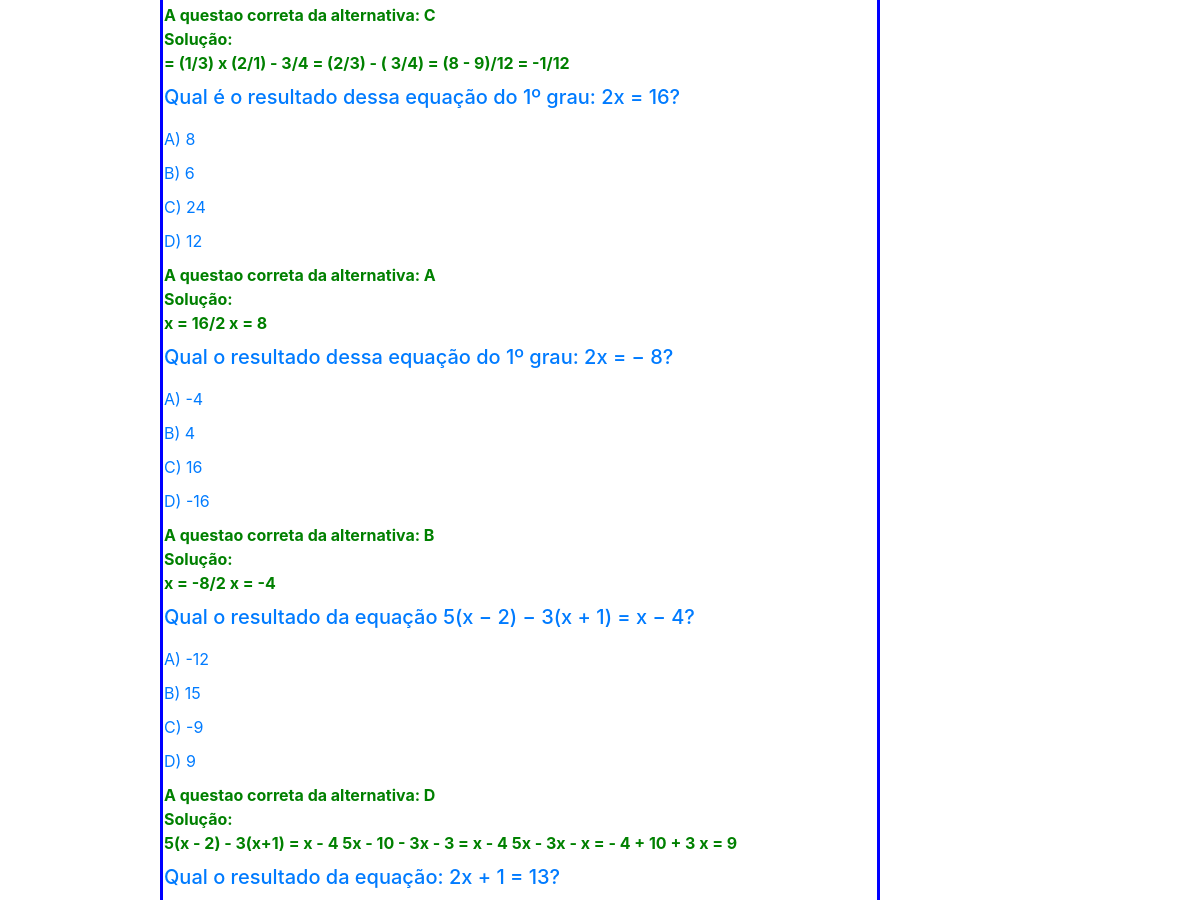
The app's page /resultado (middle part), older data.
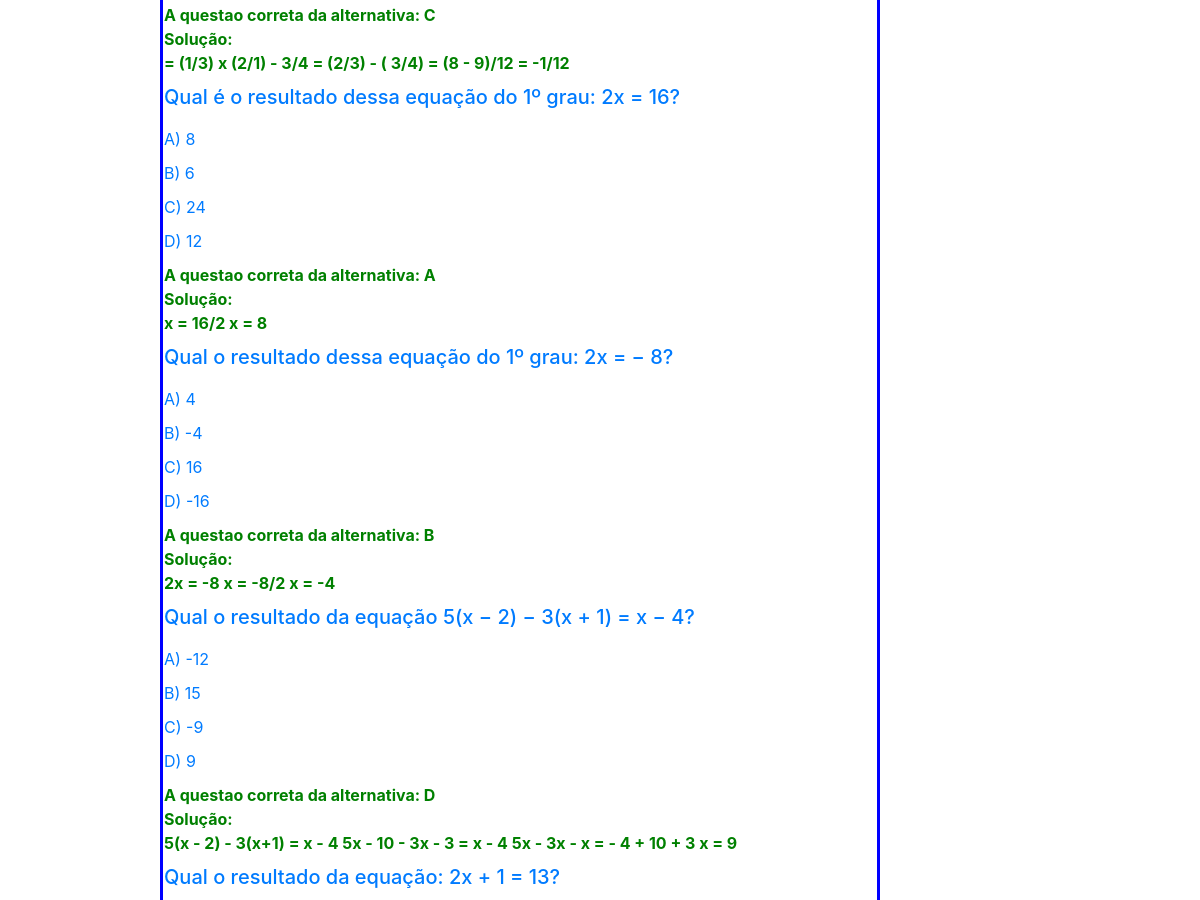
The same page, newer data.
### core/models.py (models this page shows, shortened)
class BaseModel(models.Model):
    objects = models.Manager()
    class Meta:
        abstract = True

class Question(BaseModel):
    pergunta = models.TextField('Pergunta')
    correta = models.CharField('Questao correta', max_length=1)
    solucao = models.TextField('solucao')
    nivel = models.IntegerField('nivel')
    a = models.TextField()
    b = models.TextField()
    c = models.TextField()
    d = models.TextField()

### core/views.py (the view)
# urls.py: path('resultado', resultado, name="resultado"),
def resultado(request):
    score = 0
    if len(resposta_jogador) <= (len(list_correta)):  # caso a quantidade de resposta for igual ou menor a de perguntas
        for i in range(len(resposta_jogador)):
            if resposta_jogador[i] == list_correta[i]:  # comparo a resposta do jogador com a lista de resposta certa
                score += 1
    context = {
        'score': score,
        'resposta_jogador': resposta_jogador,
        'questions': question_global,
    }
    return render(request, 'resultado.html', context)

### core/templates/resultado.html (shortened to what this page needs)
{% load bootstrap4 %}
<!DOCTYPE html>
<html lang="en">
    <head>
            {%bootstrap_css%}
    </head>
    <body>
            <div class = "container1">
                {% for question in questions %}
                <table>
                    <tr><td><label class ="text-primary"><h5>{{question.pergunta}}</h5></label></td></tr>
                    <tr><td><label class ="text-primary"> A) {{question.a}}</label></td></tr>
                    <tr><td><label class ="text-primary">B) {{question.b}}</label></td></tr>
                    <tr><td><label class ="text-primary">C) {{question.c}}</label></td></tr><tr>
                    <td><label class ="text-primary">D) {{question.d}}</label></td></tr>
                    <tr><td><label id ="correta" class ="rb" style="color: green"><b> A questao correta da alternativa: {{question.correta}} <br> Solução:<br> {{question.solucao}}</b></label></td></tr>
                </table>
                {%endfor%}
            </div>
    </body>
</html>

Row changes from the older to the newer data that the page shows:
changed Question "Qual o resultado dessa equação do 1º grau: 2x = − 8?": a "-4" → "4"; b "4" → "-4"; solucao "x = -8/2 x = -4" → "2x = -8 x = -8/2 x = -4"
